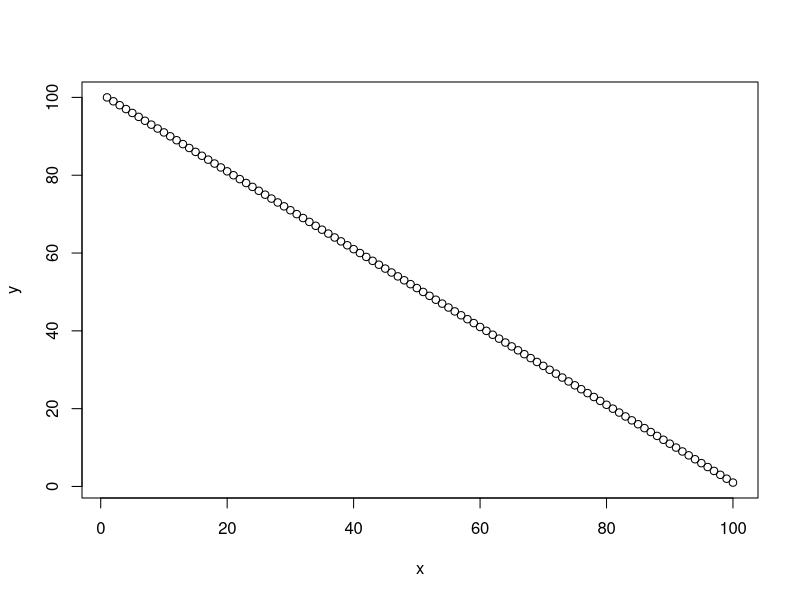
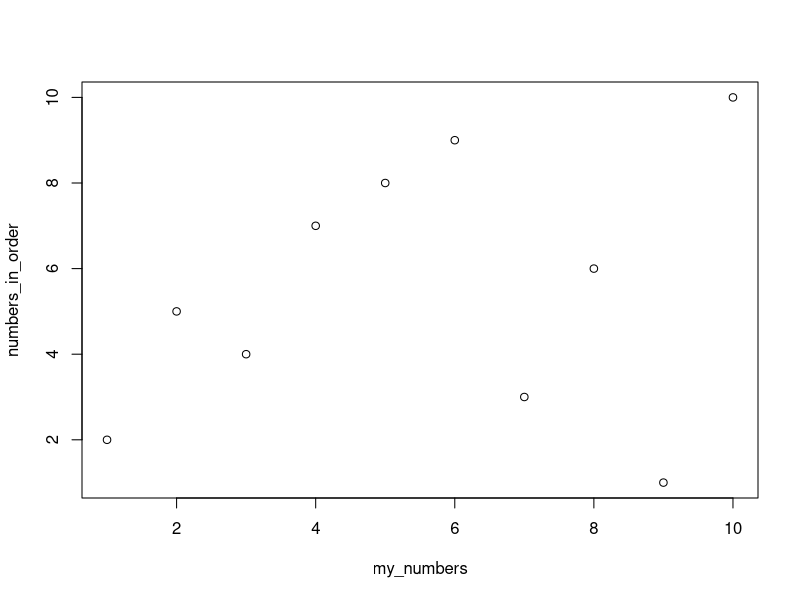
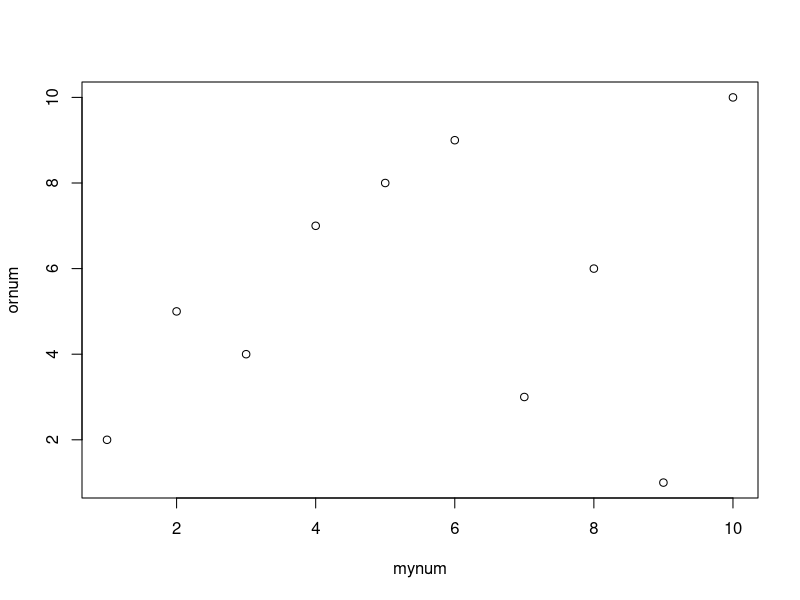
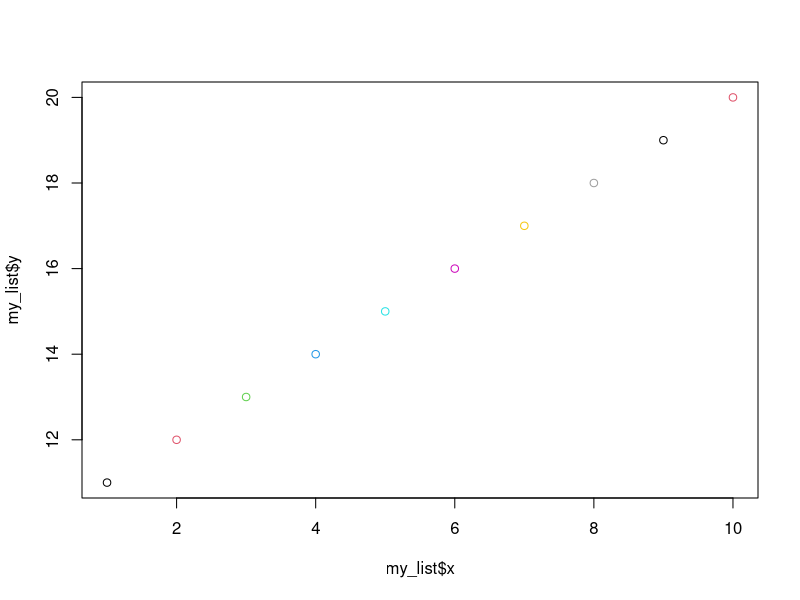
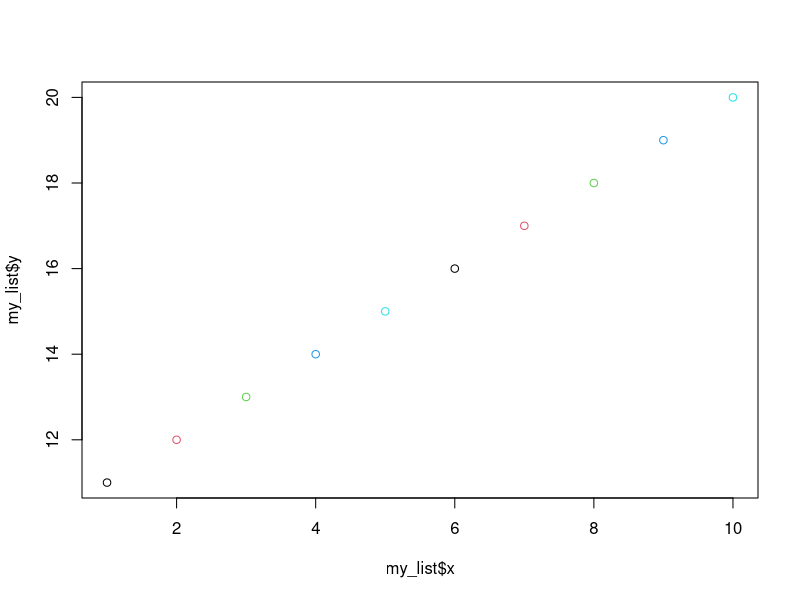
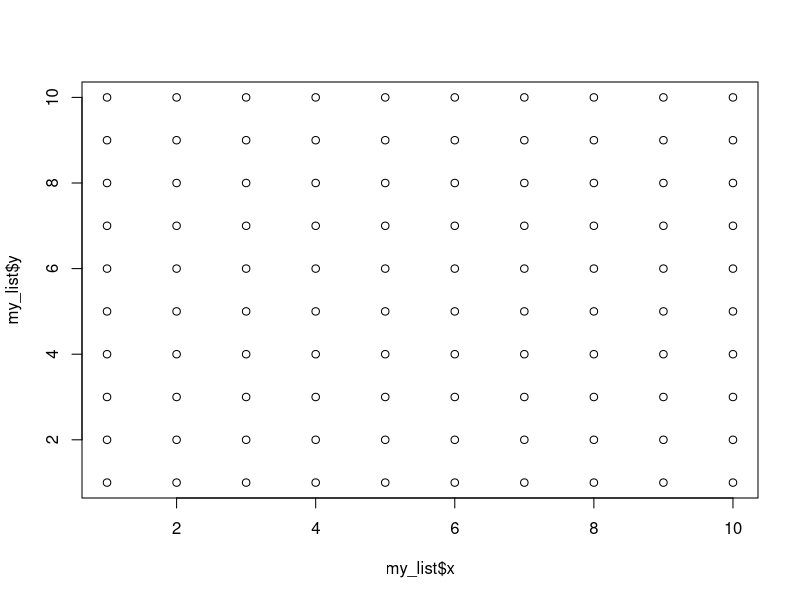
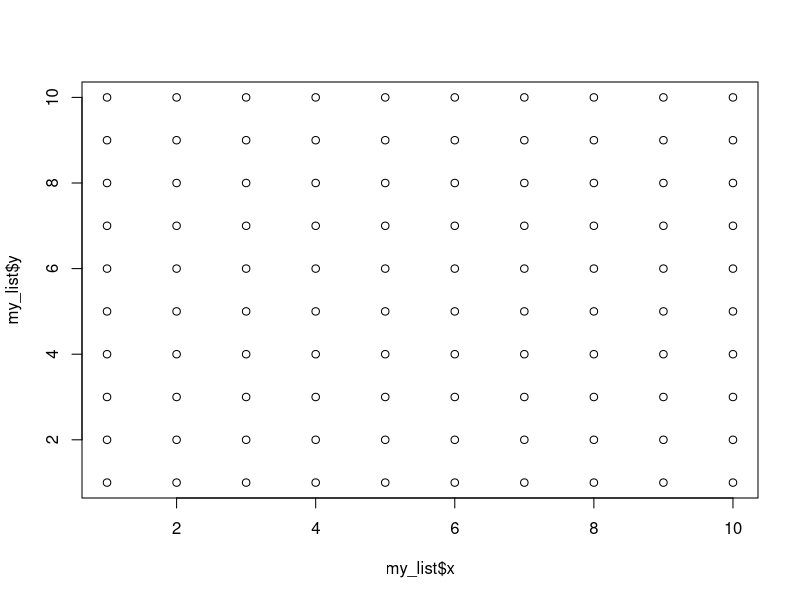
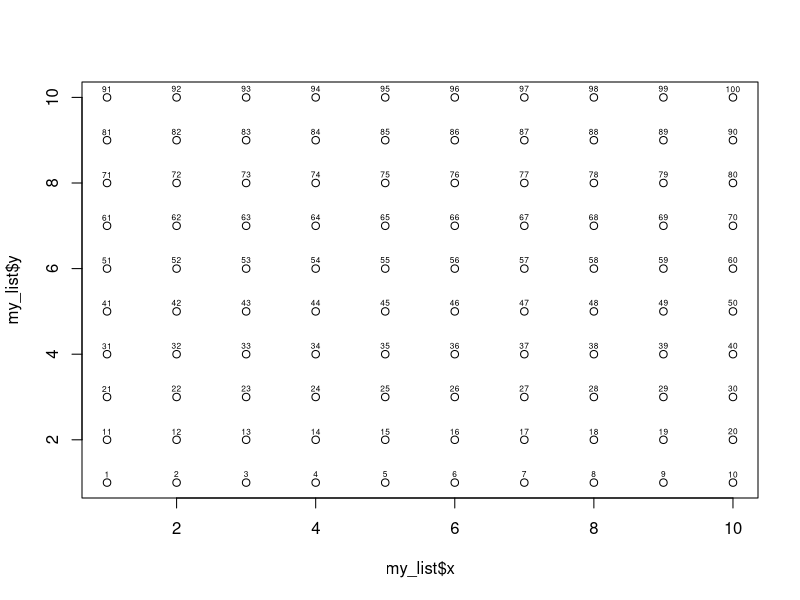

Reproduce these figures in R, in order.
## ---- chunk 1
knitr::opts_chunk$set(echo = TRUE)
## ---- chunk 2

getwd()

## ---- chunk 3

#PUT IMAGE CALL HERE?

## ---- chunk 4

#Using the hash symbol lets us enter non-coding text into any document.

## ---- chunk 5

x <- 5
y <- 6

x
y

## ---- chunk 6

x = 5
y = 6

x
y

## ---- chunk 7

x <- 1:100
y <- 100:1

x
y

## ---- chunk 8

help(plot)

## ---- chunk 9

plot(x,y)

## ---- chunk 10

x = c(9,1,7,3,2,8,4,5,6,10)

x

## ---- chunk 11

my_numbers = c(9,1,7,3,2,8,4,5,6,10)

numbers_in_order = 1:10 #This is a generally bad object name, with too many characters.

my_numbers
numbers_in_order

plot(my_numbers,numbers_in_order)

mynum = c(9,1,7,3,2,8,4,5,6,10)
ornum = 1:10

plot(mynum, ornum)

## ---- chunk 12

x = 8

y = 'A'

is.vector(x)

is.vector(y)

x = 1:5

y = c('A','C','F','G','B')

is.vector(x)

is.vector(y)

## ---- chunk 13

class(x)

class(y)

## ---- chunk 14

myint <- 1:10
mychr <- c('A', 'B', 'C', 'D', 'E', 'F', 'G', 'H', 'I', 'J')
mylgi <- c(TRUE, FALSE, TRUE, TRUE, TRUE, FALSE, FALSE, TRUE, FALSE, FALSE)

class(myint)
class(mychr)
class(mylgi)

#Below is an example of a vector that breaks the rules and will be forced into character format.

mymix <- c(1, "A", TRUE)

#Check the class of "mymix". 

## ---- chunk 15

myint[1]
myint[3:8]
mychr[c(7, 1, 2)] #We can use concatenate to extract a non-consecutive set of values from this object.


## ---- chunk 16

z = c("This", "is", "not", "a", "character", "vector")
t = c(TRUE, TRUE, FALSE, TRUE, TRUE, TRUE)

#These can interact and we can subset the one by the other by using [].

z[t == TRUE]

## ---- chunk 17

z[myint[3:8] >= 6]

z[t == TRUE & myint[3:8] == 8]

#We can even define new objects using these data subsets

zint = z[myint[3:8] >= 6]

zint

## ---- chunk 18

x <- vector(mode = "numeric", length = 100)


## ---- chunk 19

x[1:10] = 1:10 #Fill positions 1 - 10 with the values 1:10

x[c(11, 15, 17, 23, 29)] = c(111, 115, 117, 123, 129) #Fill positions 11, 15, 17, 23, 29 with 111, 115, etc.

x[x == 0] = 88 #We're filling every value of 0 with the value 88. Here we're putting one value in multiple places.

x

## ---- chunk 20

x[1:10] = 1:10 #We're putting 10 integers into the first ten positions

x[11:100] = 11:20 #We're putting 10 integers into the other 90 positions.

x

## ---- chunk 21

my_list = list(myint, mychr, mylgi)

## ---- chunk 22

my_list = list(myint, mychr, mylgi, c("another", "character"), c(1,3,5))

## ---- chunk 23

my_list = list(x = 1:10, y = 11:20, col = c(1:10)) #R has basic colors encoded as numbers by default.

my_list

plot(my_list, #With a list (using variable names "x" and "y") you do not need to call x and y individually for plot().
     col = my_list$col)  #We're calling our list of colors here. But something is wrong with the plot, can you spot it?

## ---- chunk 24

my_list = list(x = 1:10, y = 11:20, col = c(1:5)) #Note here we're only using a list of five integers for colors.

plot(my_list, col = my_list$col)

#What's wrong with this plot?

## ---- chunk 25

my_list = list(x = rep(1:10,10), 
               y = c(rep(1,10), rep(2,10), rep(3,10), rep(4,10), rep(5,10), rep(6,10), rep(7,10), rep(8,10), rep(9,10), rep(10,10))) #Functions are better here.

#Let's build a custom funciton. It's not so scary. We tell R what to do with a vector.

my_grid = function(x, times = 10){
  out = vector(mode = "numeric", length = length(x)*times) #Using length() function here. Allows us to be flexible.
  for(i in 1:length(x)){ #Yes, we use for() loops. For every position in our vector object, we're going to use the function rep.
    write_value = rep(x[i], times)
    out[1:10 + ((i-1) * 10)] = write_value
  }
  out
}

my_list = list(x = rep(1:10, 10),
               y = my_grid(1:10))

plot(my_list)

#The most efficient choice is a unique class of R functions centered around apply(). Here, we use sapply() to iteratively repeat the input 10 times.

my_list = list(x = rep(1:10, 10),
               y = sapply(1:10, function(x){
                    rep(x, 10)
                  })
               )

plot(my_list)

## ---- chunk 26

plot(my_list)

text(x = my_list$x, #Using function text() to add text to plot. Note arguments
     y = my_list$y+0.2, 
     labels = 1:100, 
     cex = 0.5) #The cex argument changes the size of what is plotted. CEX stands for "character expansion".



## ---- chunk 27

plot(my_list, pch = 1:25)

#How do we make it so the characters show up as 4 of each in a row?

plot(my_list, 
     pch = sapply(1:25, function(x){
       rep(x, 4)
     }))

#Can we add text to clarify? You bet!

text(x = my_list$x,
     y = my_list$y + 0.25,
     labels = paste0("pch = ", 
              sapply(1:25, function(y){ #This is the code chunk we used to get our symbols into groups of 4. 
                rep(y, 4)
              })),
     cex = 0.5)

## ---- chunk 28

plot(my_list, pch = 1:25, col = 1:8)

